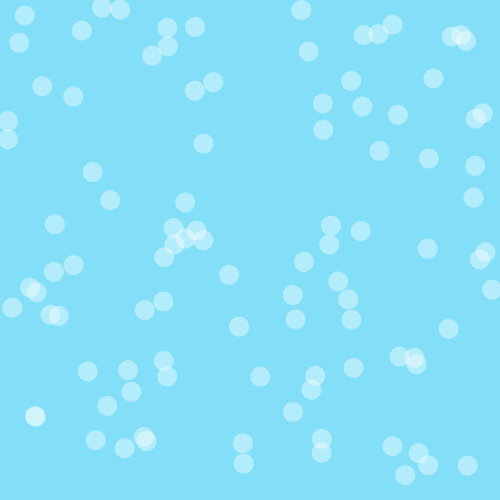
Frame 1 (no input)
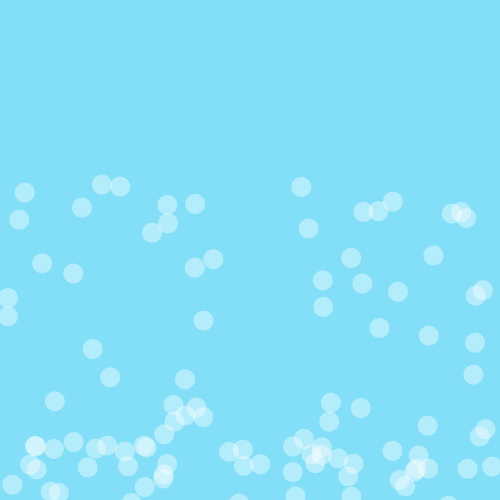
Frame 60 (the mouse pressed at the canvas centre just before this capture)
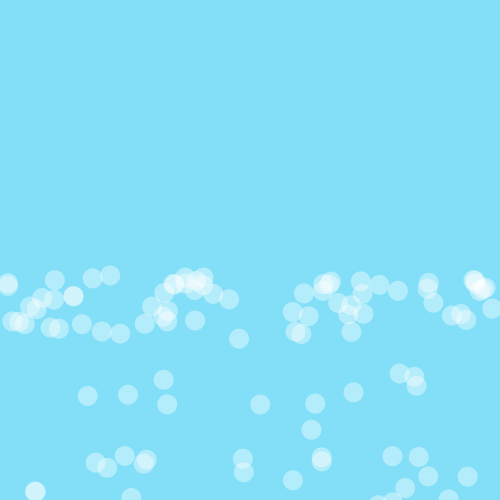
Frame 120 (the mouse held since frame 60 and released just before this capture)

The Processing sketch that drew these frames (run headless with seeded random() and noise(); from frame 60 on, the mouse is pressed at the canvas centre):

// Processing sketch: processing_116264
// ── processing_116264.pde

Balls[] ball = new Balls[100];

void setup() {
  size(500,500);
  smooth();
  
  for (int i=0; i<ball.length; i++){
    ball[i] = new Balls(random(width), random(height));
  }
  
}

void draw() {
   background(#82DFF7);
   
   for (int i=0; i<ball.length; i++){
     ball[i].update();
     ball[i].display();
     ball[i].move();
   }
}

class Balls {

  float ball_x; 
  float ball_y;   
  float speed = 0;
  float gravity = 0.1; 
  
  Balls(float x, float y){
    ball_x = x;
    ball_y = y;
  }
    
 
  void update() {
    ball_y += speed;
    speed += gravity;

 
}
 
void display() {
  fill(255,100);
  noStroke();
  ellipse(ball_x,ball_y,20,20);
  }
   

void move(){
   
 
if (ball_y > height) {
  speed = speed * -0.95; 
  }
}
}

    
